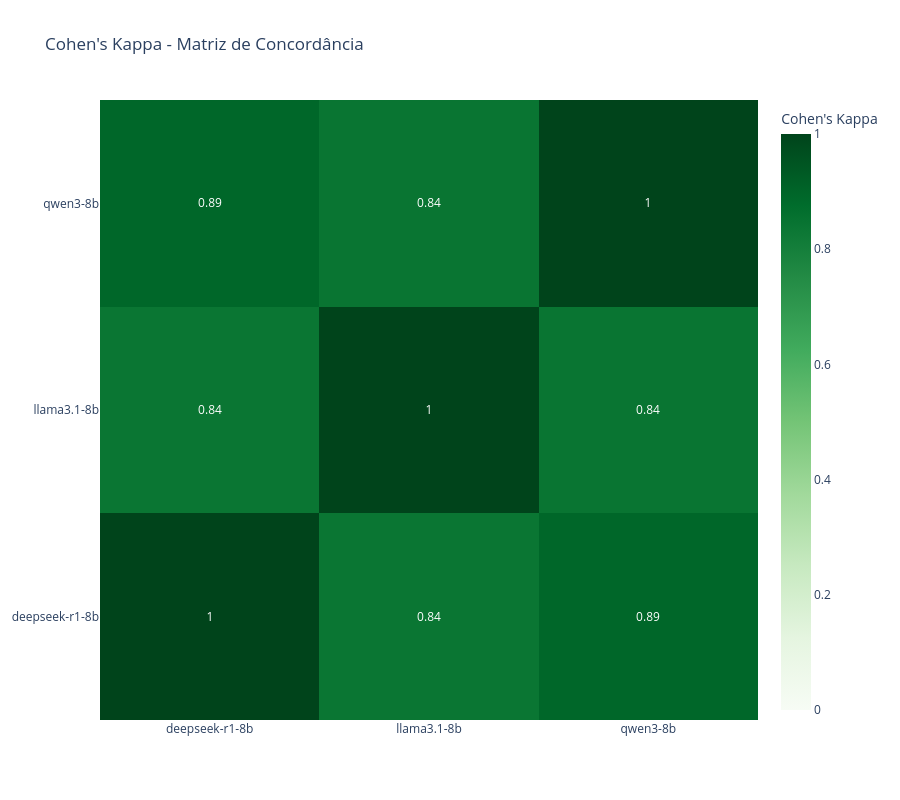

Notebook code cell kept with this figure:
### Markdown cell above
### - Cohens Kappa

### Code cell
logger.info("\n📊 Gerando heatmap de Cohens_Kappa...")
visualizer.plot_kappa_heatmap(
    kappa_df=report['cohens_kappa']
)

### Figure 1 — Plotly figure (JSON) as saved in the notebook; plotly's stock layout.template omitted (floating-point values rounded to 4 significant figures)
{"data": [{"colorbar": {"title": {"text": "Cohen's Kappa"}}, "colorscale": [[0, "rgb(247,252,245)"], [0.125, "rgb(229,245,224)"], [0.25, "rgb(199,233,192)"], [0.375, "rgb(161,217,155)"], [0.5, "rgb(116,196,118)"], [0.625, "rgb(65,171,93)"], [0.75, "rgb(35,139,69)"], [0.875, "rgb(0,109,44)"], [1, "rgb(0,68,27)"]], "text": [[1, 0.84, 0.89], [0.84, 1, 0.84], [0.89, 0.84, 1]], "texttemplate": "%{text}", "type": "heatmap", "x": ["deepseek-r1-8b", "llama3.1-8b", "qwen3-8b"], "y": ["deepseek-r1-8b", "llama3.1-8b", "qwen3-8b"], "z": [[1, 0.839, 0.8948], [0.839, 1, 0.8431], [0.8948, 0.8431, 1]], "zmax": 1, "zmin": 0}], "layout": {"height": 800, "title": {"text": "Cohen's Kappa - Matriz de Concordância"}, "width": 900}}
